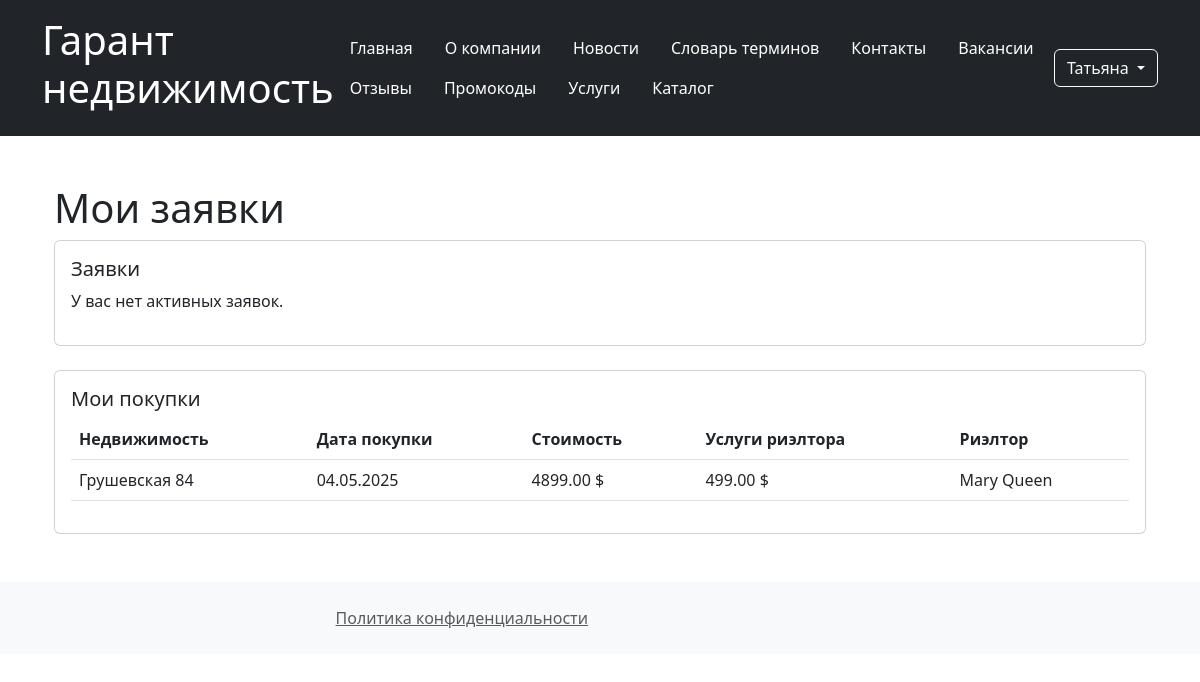
/catalog/client-dashboard/ (signed in), run on the app's committed database.
### users/models.py (models this page shows, shortened)
class User(AbstractUser):
    ROLE_CHOICES = {
        "employee": "Manager",
        "client": "Client",
        "admin": "Admin",
    }
    phone_regex = RegexValidator(
        regex=r"^\+375\(29\)\d{3}-\d{2}-\d{2}$",
        message="Формат номера: +375(29)XXX-XX-XX",
    )
    role = models.CharField(max_length=20, choices=ROLE_CHOICES)
    phone_number = models.CharField(max_length=20, validators=[phone_regex])
    birth_date = models.DateField(
        validators=[RestrictedAgeValidator(18), MaxValueValidator(date.today())]
    )
    created_at = models.DateTimeField(auto_now_add=True)
    first_name = models.CharField(max_length=100)
    last_name = models.CharField(max_length=100)

class Employee(models.Model):
    user = models.OneToOneField(User, on_delete=models.CASCADE)
    hire_date = models.DateField()
    clients = models.ManyToManyField(Client, blank=True)

### catalog/models.py (models this page shows, shortened)
class Sale(models.Model):
    client = models.ForeignKey(Client, on_delete=models.SET_NULL, null=True)
    employee = models.ForeignKey(Employee, on_delete=models.SET_NULL, null=True)
    date_of_contract = models.DateField(auto_now_add=True)
    date_of_sale = models.DateField(auto_now_add=True)
    estate = models.OneToOneField(Estate, on_delete=models.CASCADE)
    cost = models.DecimalField(max_digits=10, decimal_places=2, auto_created=True)

class Estate(models.Model):
    cost = models.DecimalField(
        decimal_places=2,
        max_digits=10,
        help_text="Enter the estate cost",
        validators=[MinValueValidator(0.01)],
    )
    area = models.DecimalField(
        decimal_places=2,
        max_digits=10,
        help_text="Enter the estate area",
        validators=[MinValueValidator(0.01)],
    )
    category = models.ForeignKey(
        "Service",
        on_delete=models.SET_NULL,
        null=True,
        help_text="Enter the estate category",
    )
    description = models.TextField(
        max_length=2000, help_text="Enter the estate description"
    )
    image = models.ImageField(blank=True, null=True, upload_to="estates/")
    address = models.CharField(max_length=200)
    class Meta:
        ordering = ("-id",)

class Service(models.Model):
    name = models.CharField(max_length=200, help_text="Enter the estate category name")
    category = models.ForeignKey(
        ServiceCategory,
        on_delete=models.CASCADE,
        related_name="services",
    )
    cost = models.DecimalField(
        max_digits=10,
        decimal_places=2,
    )
    class Meta:
        ordering = ["category__name", "name"]

### catalog/views.py (the view, shortened to what this page needs)
class ClientDashboardView(LoginRequiredMixin, TemplateView):
    template_name = "client_dashboard.html"
    def get_context_data(self, **kwargs):
        logger.debug(
            f"Preparing context for ClientDashboardView, user={self.request.user.username}"
        )
        context = super().get_context_data(**kwargs)
        if hasattr(self.request.user, "client"):
            context["requests"] = PurchaseRequest.objects.filter(
                client=self.request.user.client
            ).select_related("estate", "employee")
            context["sales"] = Sale.objects.filter(
                client=self.request.user.client
            ).select_related("estate", "employee")
            logger.info(
                f"ClientDashboardView context prepared for user {self.request.user.username}"
            )
        else:
            logger.warning(f"User {self.request.user.username} has no client assigned")
            messages.error(self.request, "You have not client assigned.")
        return context

### catalog/templates/client_dashboard.html (shortened to what this page needs)
{% extends "base.html" %}
{% block content %}
{% if user.is_authenticated and user.client %}
<div class="container mt-4">
    <h1>Мои заявки</h1>
    <div class="card mb-4">
        <div class="card-body">
            <h5 class="card-title">Заявки</h5>
            {% if requests %}
                <table class="table">
                    <thead>
                        <tr>
                            <th>Недвижимость</th>
                            <th>Статус</th>
                            <th>Риэлтор</th>
                            <th>Дата создания</th>
                            <th>Действия</th>
                        </tr>
                    </thead>
                    <tbody>
                        {% for request in requests %}
                            <tr>
                                <td>{{ request.estate.address }}</td>
                                <td>{{ request.get_status_display }}</td>
                                <td>{{ request.employee.user.get_full_name|default:"Не назначен" }}</td>
                                <td>{{ request.created_at|date:"d.m.Y" }}</td>
                                <td>
                                    {% if request.status == 'new' or request.status == 'in_progress' %}
                                        <form method="post" style="display:inline;">
                                            {% csrf_token %}
                                            <input type="hidden" name="request_id" value="{{ request.pk }}">
                                            <input type="hidden" name="action" value="buy">
                                            <button type="submit" class="btn btn-success btn-sm">Купить</button>
                                        </form>
                                        <form method="post" style="display:inline;">
                                            {% csrf_token %}
                                            <input type="hidden" name="request_id" value="{{ request.pk }}">
                                            <input type="hidden" name="action" value="cancel">
                                            <button type="submit" class="btn btn-danger btn-sm">Отменить</button>
                                        </form>
                                    {% else %}
                                        <span class="text-muted">Действия недоступны</span>
                                    {% endif %}
                                </td>
                            </tr>
                        {% endfor %}
                    </tbody>
                </table>
            {% else %}
                <p>У вас нет активных заявок.</p>
            {% endif %}
        </div>
    </div>
    <div class="card">
        <div class="card-body">
            <h5 class="card-title">Мои покупки</h5>
            {% if sales %}
                <table class="table">
                    <thead>
                        <tr>
                            <th>Недвижимость</th>
                            <th>Дата покупки</th>
                            <th>Стоимость</th>
                            <th>Услуги риэлтора</th>
                            <th>Риэлтор</th>
                        </tr>
                    </thead>
                    <tbody>
                        {% for sale in sales %}
                            <tr>
                                <td>{{ sale.estate.address }}</td>
                                <td>{{ sale.date_of_sale|date:"d.m.Y" }}</td>
                                <td>{{ sale.cost }} $</td>
                                <td>{{ sale.estate.category.cost }} $</td>
                                <td>{{ sale.employee.user.get_full_name|default:"Не указан" }}</td>
                            </tr>
                        {% endfor %}
                    </tbody>
                </table>
            {% else %}
                <p>У вас нет покупок.</p>
            {% endif %}
        </div>
    </div>
</div>
{% else %}
<div class="alert alert-info mt-2">
    Пожалуйста, <a href="{% url 'login' %}">войдите</a> или <a href="{% url 'signup' %}">зарегистрируйтесь</a> как клиент.
</div>
{% endif %}
{% endblock %}

### templates/base.html (shortened to what this page needs)
<!DOCTYPE html>
<html lang="ru">
<head>
    <link href="https://cdn.jsdelivr.net/npm/bootstrap@5.3.0/dist/css/bootstrap.min.css" rel="stylesheet">
</head>
<body>
    <header class="bg-dark text-white p-3">
        <div class="container">
            <div class="d-flex justify-content-between align-items-center">
                <h1>Гарант недвижимость</h1>
                <nav>
                    <ul class="nav">
                        <li class="nav-item"><a href="{% url 'home' %}" class="nav-link text-white">Главная</a></li>
                        <li class="nav-item"><a href="{% url 'about' %}" class="nav-link text-white">О компании</a></li>
                        <li class="nav-item"><a href="{% url 'news' %}" class="nav-link text-white">Новости</a></li>
                        <li class="nav-item"><a href="{% url 'faq' %}" class="nav-link text-white">Словарь терминов</a></li>
                        <li class="nav-item"><a href="{% url 'contacts' %}" class="nav-link text-white">Контакты</a></li>
                        <li class="nav-item"><a href="{% url 'vacancies' %}" class="nav-link text-white">Вакансии</a></li>
                        <li class="nav-item"><a href="{% url 'reviews' %}" class="nav-link text-white">Отзывы</a></li>
                        <li class="nav-item"><a href="{% url 'promo-codes' %}" class="nav-link text-white">Промокоды</a></li>
                        <li class="nav-item"><a href="{% url 'services' %}" class="nav-link text-white">Услуги</a></li>
                        <li class="nav-item"><a href="{% url 'estates' %}" class="nav-link text-white">Каталог</a></li>
                    </ul>
                </nav>
                <div class="auth-buttons">
                    {% if user.is_authenticated %}
                        <div class="btn-group">
                            <button type="button" class="btn btn-outline-light dropdown-toggle" data-bs-toggle="dropdown">
                                {% if user.first_name %}{{ user.first_name }}{% else %}{{ user.username }}{% endif %}
                            </button>
                        </div>
                    {% else %}
                        <a href="{% url 'login' %}" class="btn btn-outline-light">Вход</a>
                        <a href="{% url 'signup' %}" class="btn btn-outline-light">Регистрация</a>
                    {% endif %}
                </div>
            </div>
        </div>
    </header>
    <main class="container my-5">
        {% block content %}{% endblock %}
    </main>
    <footer class="bg-light p-4 mt-5">
        <div class="container">
            <div class="row">
                <div class="col-md-6 text-end">
                    <a href="{% url 'policy' %}" class="text-muted">Политика конфиденциальности</a>
                </div>
            </div>
        </div>
    </footer>
</body>
</html>

### data on the page
User: first_name "Татьяна"
Sale: estate.address "Грушевская 84", date_of_sale "04.05.2025", cost "4899.00", estate.category.cost "499.00", employee.user.get_full_name "Mary Queen"
